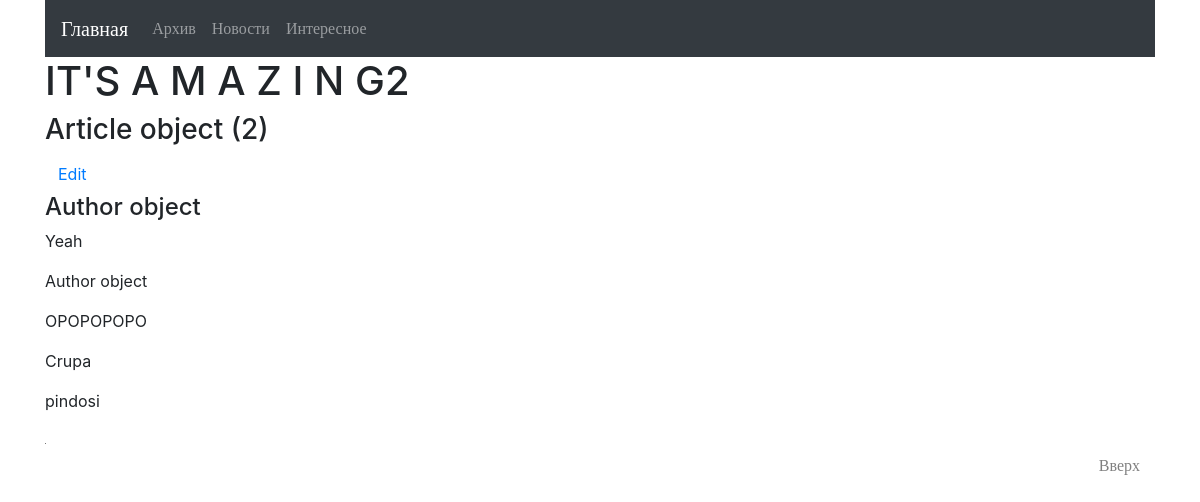
Page /about/2/ on the earlier database version.
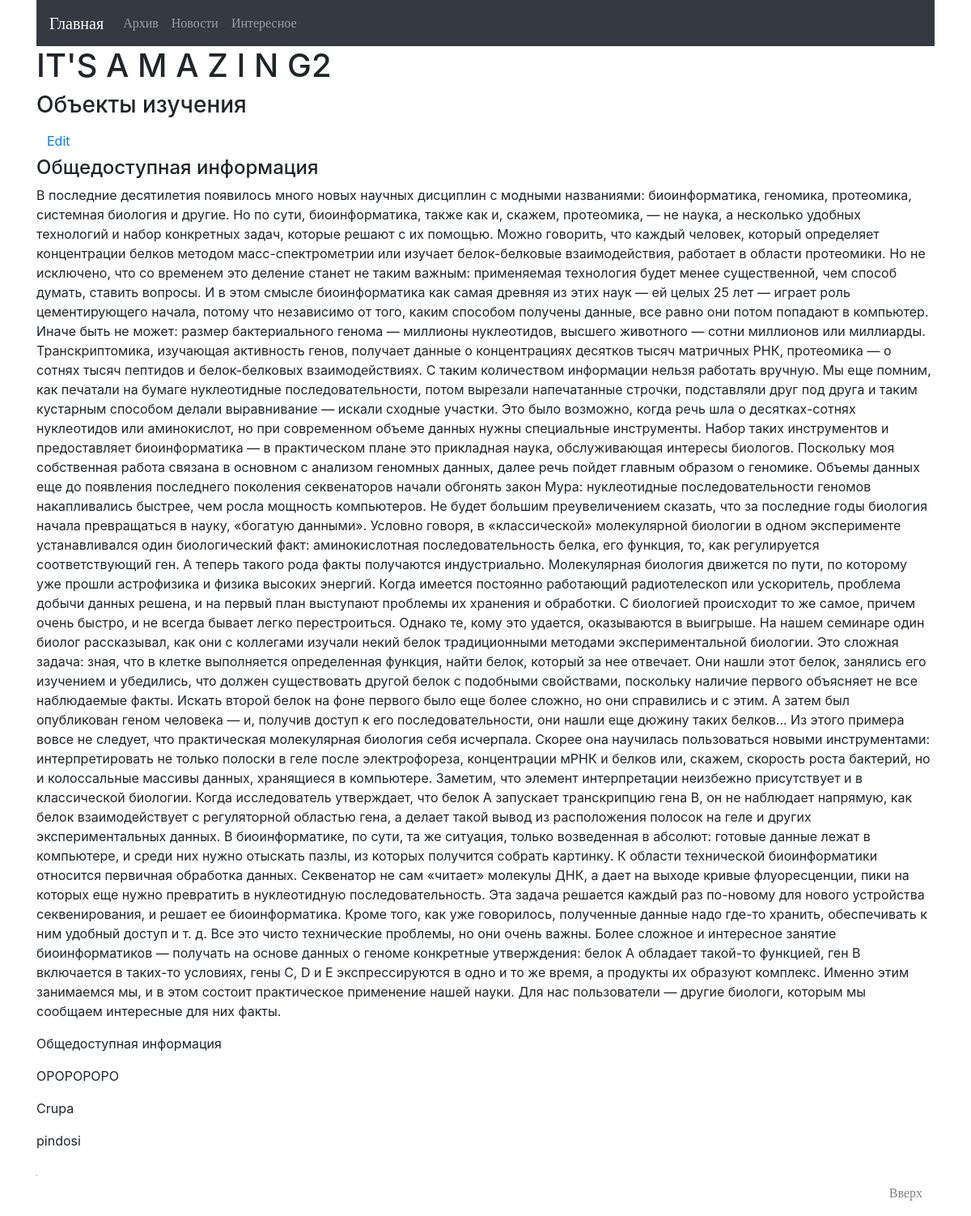
Same page on the later database version.
### news_blog/models.py (models this page shows, shortened)
class Article(models.Model):
    title = models.CharField(max_length=100)
    created_date = models.DateTimeField(default=timezone.now)
    text = models.TextField()
    published_date = models.DateTimeField(
        blank=True, null=True)
    author = models.ForeignKey(Author, on_delete=models.CASCADE)

class Author(models.Model):
    id = models.UUIDField(primary_key=True, default=uuid.uuid4, editable=False)
    name = models.CharField(max_length=50)
    email = models.EmailField()
    def __unicode__(self):
        return self.name

class Comment(models.Model):
    author = models.ForeignKey(Author, on_delete=models.CASCADE)
    article = models.ForeignKey(Article, on_delete=models.CASCADE)
    text = models.TextField(max_length=250)
    published_date = models.DateTimeField(
        blank=True, null=True)

### news_blog/views.py (the view)
# urls.py: path('<int:article_id>/', views.get_article, name='article'),
def get_article(request, article_id):
   try:
       article = Article.objects.get(id=article_id)
       author = Author.objects.filter(article__pk=article_id)
       comment = Comment.objects.filter(article=article)
   except (Article.DoesNotExist, Author.DoesNotExist, Comment.DoesNotExist) as error:
       return HttpResponseNotFound(error)
   return render(request, 'news_blog/news_article.html',
                 {'article': article,
                  'author': author,
                  'comment': comment
                  }
                 )

### news_blog/templates/news_blog/news_article.html
{% extends "news_blog/base.html" %}
{% block title %}IT'S A M A Z I N G{{article.id}}{% endblock %}
{% block content %}
  <div class="row">
       <div class="col-sm">
           <h3>{{ article.title }}</h3>
           <small>
               <a class="btn btn-default" href="{% url 'edit' article_id=article.id %}">
                   Edit
               </a>
           </small>
           <h4>{{ article.author.name }}</h4>
           <p>{{ article.text }}</p>
    </div>
   </div>
 <div class="row">
       <div class="col-sm">
           {% for comm in comment %}
           <p>{{ comm.author }}</p>
           <p>{{ comm.text }}</p>
            {% endfor %}
       </div>
   </div>
{% endblock %}

Differences in the rows shown:
changed Article id 2: title "Article object (2)" → "Объекты изучения"; author.name "Author object" → "Общедоступная информация"; text "Yeah" → "В последние десятилетия появилось много новых научных дисциплин с модными названиями: биоинформатика, геномика, протеомика, системная биология и другие. Но по сути, биоинформатика, также как и, скажем, протеомика, — не наука, а несколько удобных технологий и набор конкретных задач, которые решают с их помощью. Можно говорить, что каждый человек, который определяет концентрации белков методом масс-спектрометрии или изучает белок-белковые взаимодействия, работает в области протеомики. Но не исключено, что со временем это деление станет не таким важным: применяемая технология будет менее существенной, чем способ думать, ставить вопросы. И в этом смысле биоинформатика как самая древняя из этих…"
changed through a linked row, Comment "OPOPOPOPO": author "Author object" → "Общедоступная информация"
